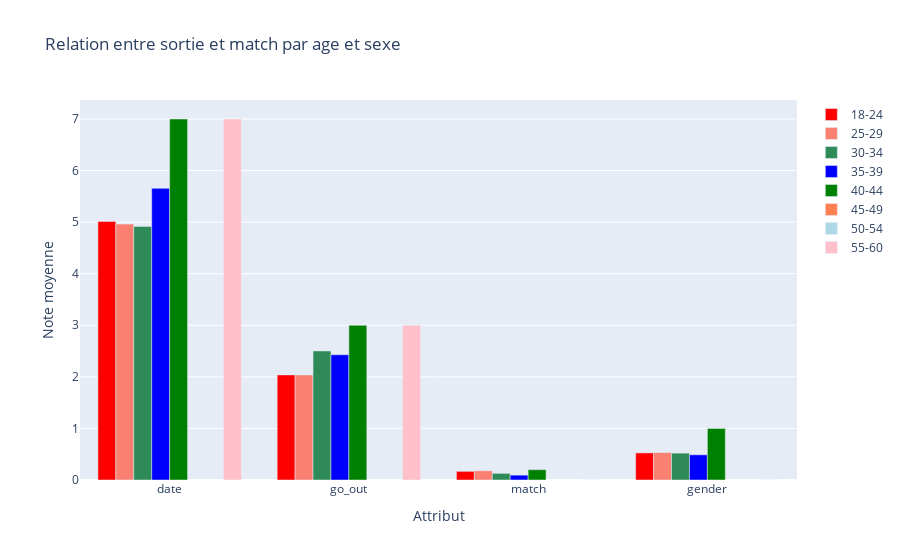

This figure's notebook cell:
### Code cell
#refaire le découpage par Age

# moyenne entre sortie et age

moy_SORTIE = ['age','date','go_out','match','gender']
moyenne_SORTIE = dataset[moy_SORTIE].groupby('age').mean()

# Faire un découpage par tranche d'âge

bins = [18, 25, 30, 35, 40, 45, 50, 55, 60]
labels = ['18-24', '25-29', '30-34', '35-39', '40-44', '45-49', '50-54', '55-60']
moyenne_SORTIE['age_group'] = pd.cut(moyenne_SORTIE.index, bins, labels=labels, right=False)
moyenne_SORTIE = moyenne_SORTIE.groupby('age_group').mean()


print(moyenne_SORTIE)

#Representation graphique des résultats
plt.figure(figsize=(10, 5))
plt.title('Relation entre sortie et match par age et sexe')
plt.xlabel('Attribut')
plt.ylabel('Note moyenne')
plt.grid(True)
plt.xticks(rotation=45)
moyenne_SORTIE.plot(kind='barh', ax=plt.gca())
plt.show()

#Representation graphique des résultats avec plotly express pour une meilleure visualisation par genre

fig = go.Figure()
fig.add_trace(go.Bar(x=moyenne_SORTIE.columns, y=moyenne_SORTIE.loc['18-24'], name='18-24', marker_color='red'))
fig.add_trace(go.Bar(x=moyenne_SORTIE.columns, y=moyenne_SORTIE.loc['25-29'], name='25-29', marker_color='salmon'))
fig.add_trace(go.Bar(x=moyenne_SORTIE.columns, y=moyenne_SORTIE.loc['30-34'], name='30-34', marker_color='seagreen'))
fig.add_trace(go.Bar(x=moyenne_SORTIE.columns, y=moyenne_SORTIE.loc['35-39'], name='35-39', marker_color='blue'))
fig.add_trace(go.Bar(x=moyenne_SORTIE.columns, y=moyenne_SORTIE.loc['40-44'], name='40-44', marker_color='green'))
fig.add_trace(go.Bar(x=moyenne_SORTIE.columns, y=moyenne_SORTIE.loc['45-49'], name='45-49', marker_color='coral'))
fig.add_trace(go.Bar(x=moyenne_SORTIE.columns, y=moyenne_SORTIE.loc['50-54'], name='50-54', marker_color='lightblue'))
fig.add_trace(go.Bar(x=moyenne_SORTIE.columns, y=moyenne_SORTIE.loc['55-60'], name='55-60', marker_color='pink'))
fig.update_layout(title='Relation entre sortie et match par age et sexe', xaxis_title='Attribut', yaxis_title='Note moyenne')
fig.show()

### Figure 1 — Plotly figure (JSON) as saved in the notebook; plotly's stock layout.template omitted (floating-point values rounded to 4 significant figures)
{"data": [{"marker": {"color": "red"}, "name": "18-24", "type": "bar", "x": ["date", "go_out", "match", "gender"], "y": [5.015, 2.038, 0.1679, 0.5253]}, {"marker": {"color": "salmon"}, "name": "25-29", "type": "bar", "x": ["date", "go_out", "match", "gender"], "y": [4.963, 2.037, 0.1786, 0.533]}, {"marker": {"color": "seagreen"}, "name": "30-34", "type": "bar", "x": ["date", "go_out", "match", "gender"], "y": [4.917, 2.503, 0.1289, 0.5213]}, {"marker": {"color": "blue"}, "name": "35-39", "type": "bar", "x": ["date", "go_out", "match", "gender"], "y": [5.656, 2.429, 0.09439, 0.4889]}, {"marker": {"color": "green"}, "name": "40-44", "type": "bar", "x": ["date", "go_out", "match", "gender"], "y": [7, 3, 0.2, 1]}, {"marker": {"color": "coral"}, "name": "45-49", "type": "bar", "x": ["date", "go_out", "match", "gender"], "y": [null, null, null, null]}, {"marker": {"color": "lightblue"}, "name": "50-54", "type": "bar", "x": ["date", "go_out", "match", "gender"], "y": [null, null, null, null]}, {"marker": {"color": "pink"}, "name": "55-60", "type": "bar", "x": ["date", "go_out", "match", "gender"], "y": [7, 3, 0, 0]}], "layout": {"title": {"text": "Relation entre sortie et match par age et sexe"}, "xaxis": {"title": {"text": "Attribut"}}, "yaxis": {"title": {"text": "Note moyenne"}}}}
